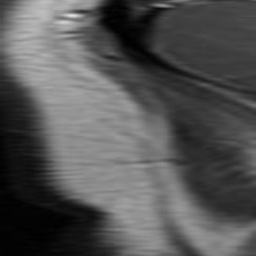
#> input picture Failed_Crops/Te-gl_0169.jpg, 256 x 256 px; its folder holds only this picture in this run
$ python -i PREPROCESSING_1.py   (imports and definitions only)
#> lines starting #> are read from the running program, lines starting #| are printed output that depends on the picture; after the words box and inside, x2 and y2 are one past the last pixel; in counts of white or black regions, pixels touching at a corner belong together
#> further down, picture is the input picture: shape (256, 256, 3); min 0, max 224, mean 84.2
import numpy as np
import cv2
import os
import imutils
from pathlib import Path
import random

def crop_coord(img, iter_d, iter_e, iter_o, iter_c):
    '''
    Recortar imagen utilizando tecnicas de preprocesamiento
    '''

    gray = cv2.cvtColor(img,cv2.COLOR_RGB2GRAY)
    blur = cv2.GaussianBlur(gray,(7,7),0)
    _, thresh = cv2.threshold(blur,0,255,cv2.THRESH_BINARY_INV + cv2.THRESH_OTSU)
    thresh = cv2.dilate(thresh, None, iterations = iter_d)
    thresh = cv2.erode(thresh, None, iterations = iter_e)
    kernel = np.ones((7, 7), np.uint8)
    opened = cv2.morphologyEx(thresh, cv2.MORPH_OPEN, kernel, iterations=iter_o)
    closed = cv2.morphologyEx(opened, cv2.MORPH_CLOSE, kernel, iterations=iter_c)

    edges = cv2.Canny(closed,107,255)
    cnts = cv2.findContours(edges.copy(), cv2.RETR_EXTERNAL, cv2.CHAIN_APPROX_SIMPLE)
    cnts = imutils.grab_contours(cnts)

    #Por si hay errores
    if not cnts:
        return 0,0,0,0

    c = max(cnts, key=cv2.contourArea)

    x, y, w, h = cv2.boundingRect(c)


    return x,y,w,h

'''Probaré con los dos números para ver qué recortes se realizaron de forma incorrecta y veré la proporción de este nuevo dataset con el original.
   Si no se han perdido muchos entonces emplearé ese.
   También usaré el de 6 para comparar la precisión entre ambos
'''

def crop_img(img):
    #Estrategia de preprocesamiento estocástica
    width, height = 0,0
    x,y = 0,0
    #Se itera hasta que el valor de iteraciones llegue a 40 o bien se cumpla la otra condición. Esto es para encontrar el mejor crop, que diga el recorte
    iterations = 0
    while width < 235 and height < 225 and iterations < 100:
        dilate = random.randint(4,12)
        erode = random.randint(4,12)
        opened = random.randint(1,4)
        closed = random.randint(1,4)

        x_pos, y_pos, w, h, = crop_coord(img, iter_d = dilate, iter_e = erode, iter_o = opened, iter_c = closed)
        if x_pos == 0 and y_pos == 0 and w == 0 and h == 0:
            continue
        width = w
        height = h
        x = x_pos
        y = y_pos
        iterations+= 1
        if iterations >= 100:
            return img
#> this loop made 1 pass
#> (w, h, x_pos, y_pos, width, height) on pass 1: (167, 256, 78, 0, 167, 256)
#> pass 1, in crop_coord, `_, thresh = cv2.threshold(blur,0,255,cv2.THRESH_BINARY_INV + cv2.THRES..`:
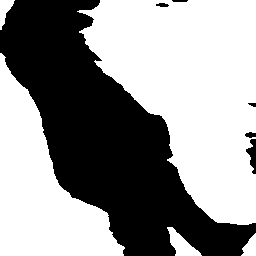
#> thresh: shape (256, 256); 57.9% white; 6 black regions, box (x1, y1, x2, y2) and area: (0, 0, 256, 256) 27242, (246, 139, 256, 174) 192, (245, 132, 256, 138) 48, (156, 3, 169, 7) 39, (172, 0, 188, 2) 30, (248, 103, 256, 107) 23
#> pass 1, in crop_coord, `thresh = cv2.dilate(thresh, None, iterations = iter_d)`:
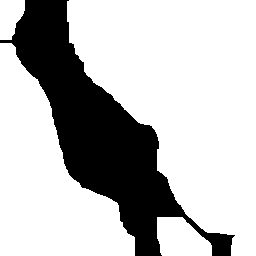
#> thresh: shape (256, 256); 73.9% white; 1 black region, box (x1, y1, x2, y2) and area: (0, 0, 235, 256) 17130
#> after the loop, iterations = 1
    print(f"Best crop at: width: {width} and height: {height}. Coordinates: X inicial: {x} X final: {x + width} Y inicial: {y} Y final: {y + height} Numero de iteraciones: {iterations}")
#| Best crop at: width: 167 and height: 256. Coordinates: X inicial: 78 X final: 245 Y inicial: 0 Y final: 256 Numero de iteraciones: 1
    return img[y:y+height,x:x+width]
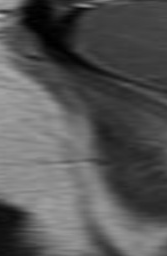
#> returned value: shape (256, 167, 3); min 0, max 182, mean 86

'''Probaré con los dos números para ver qué recortes se realizaron de forma incorrecta y veré la proporción de este nuevo dataset con el original.
   Si no se han perdido muchos entonces emplearé ese.
   También usaré el de 6 para comparar la precisión entre ambos
'''

path_training = Path("masoudnickparvar/brain-tumor-mri-dataset/versions/1/Training")
path_testing = Path("masoudnickparvar/brain-tumor-mri-dataset/versions/1/Testing")

subdirs = ['pituitary', 'notumor', 'glioma', 'meningioma']

# [1 line not run here, left out]

path_cropped = Path("datasets/brain-tumor-mri-datasets/Training")
path_cropped_testing = Path("datasets/brain-tumor-mri-datasets/Testing")

NEW_SIZE = 256

# [40 lines not run here, left out]


>>> import cv2
>>> picture = cv2.cvtColor(cv2.imread('Failed_Crops/Te-gl_0169.jpg'), cv2.COLOR_BGR2RGB)
>>> result = crop_img(picture)

$ run again, on Failed_Crops/Te-gl_0186.jpg
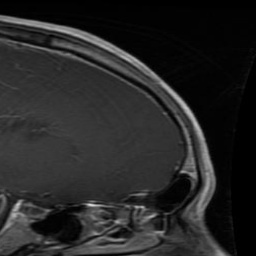
#> input picture Failed_Crops/Te-gl_0186.jpg, 256 x 256 px
#> picture is the input picture: shape (256, 256, 3); min 0, max 216, mean 38.2
#> the loop in crop_img, `while width < 235 and height < 225 and iterations < 100:` made 4 passes
#> (w, h, y_pos, width, height) on passes 1 to 4: (210, 218, 38, 210, 218), (218, 217, 39, 218, 217), (207, 216, 40, 207, 216), (207, 225, 31, 207, 225)
#> pass 1, in crop_coord, `thresh = cv2.dilate(thresh, None, iterations = iter_d)`:
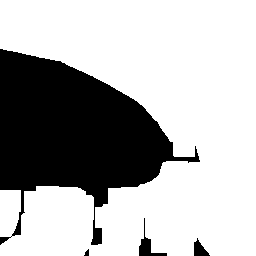
#> thresh: shape (256, 256); 70.3% white; 4 black regions, box (x1, y1, x2, y2) and area: (0, 49, 200, 245) 19034, (139, 218, 167, 256) 264, (194, 238, 210, 256) 160, (84, 249, 89, 256) 23
#> after the loop in crop_img, `while width < 235 and height < 225 and iterations < 100:`: iterations = 4
#| Best crop at: width: 207 and height: 225. Coordinates: X inicial: 0 X final: 207 Y inicial: 31 Y final: 256 Numero de iteraciones: 4
#> in crop_img, `return img[y:y+height,x:x+width]`:
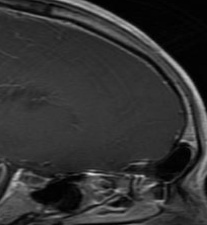
#> returned value: shape (225, 207, 3); min 0, max 216, mean 49.9

$ run again, on Failed_Crops/Te-gl_0206.jpg
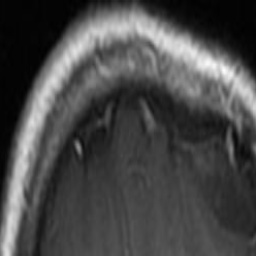
#> input picture Failed_Crops/Te-gl_0206.jpg, 256 x 256 px
#> picture is the input picture: shape (256, 256, 3); min 0, max 252, mean 72.5
#> the loop in crop_img, `while width < 235 and height < 225 and iterations < 100:` made 11 passes
#> (w, h, x_pos, y_pos, width, height) on passes 1 to 8: (189, 99, 67, 10, 189, 99), (71, 55, 156, 33, 71, 55), (73, 33, 83, 12, 73, 33), (73, 33, 83, 12, 73, 33), (61, 45, 161, 38, 61, 45), (92, 143, 0, 0, 92, 143), (23, 26, 15, 134, 23, 26), (71, 55, 156, 33, 71, 55)
#> pass 1, in crop_coord, `thresh = cv2.dilate(thresh, None, iterations = iter_d)`:
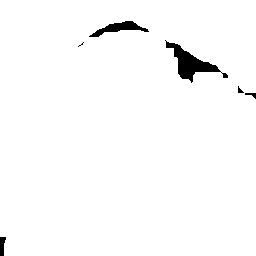
#> thresh: shape (256, 256); 98% white; 6 black regions (1 under 20 px), largest, box (x1, y1, x2, y2) and area: (165, 40, 228, 83) 816, (89, 21, 149, 37) 370, (0, 237, 6, 256) 85, (245, 93, 256, 99) 32, (238, 86, 244, 93) 22
#> after the loop in crop_img, `while width < 235 and height < 225 and iterations < 100:`: iterations = 11
#| Best crop at: width: 256 and height: 194. Coordinates: X inicial: 0 X final: 256 Y inicial: 8 Y final: 202 Numero de iteraciones: 11
#> in crop_img, `return img[y:y+height,x:x+width]`:
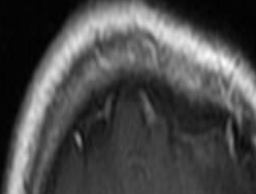
#> returned value: shape (194, 256, 3); min 1, max 252, mean 74.7
